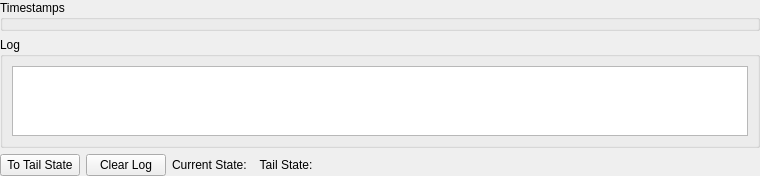
<ui version="4.0" >
 <class>VectorTimestampWidget</class>
 <widget class="QWidget" name="VectorTimestampWidget" >
  <property name="geometry" >
   <rect>
    <x>0</x>
    <y>0</y>
    <width>760</width>
    <height>172</height>
   </rect>
  </property>
  <layout class="QGridLayout" >
   <property name="leftMargin" >
    <number>0</number>
   </property>
   <property name="topMargin" >
    <number>0</number>
   </property>
   <property name="rightMargin" >
    <number>0</number>
   </property>
   <property name="bottomMargin" >
    <number>0</number>
   </property>
   <property name="horizontalSpacing" >
    <number>6</number>
   </property>
   <property name="verticalSpacing" >
    <number>6</number>
   </property>
   <item row="0" column="0" >
    <layout class="QVBoxLayout" >
     <property name="spacing" >
      <number>6</number>
     </property>
     <property name="leftMargin" >
      <number>0</number>
     </property>
     <property name="topMargin" >
      <number>0</number>
     </property>
     <property name="rightMargin" >
      <number>0</number>
     </property>
     <property name="bottomMargin" >
      <number>0</number>
     </property>
     <item>
      <widget class="QGroupBox" name="timestampsGroup" >
       <property name="sizePolicy" >
        <sizepolicy vsizetype="Expanding" hsizetype="Preferred" >
         <horstretch>0</horstretch>
         <verstretch>0</verstretch>
        </sizepolicy>
       </property>
       <property name="title" >
        <string>Timestamps</string>
       </property>
      </widget>
     </item>
     <item>
      <widget class="QGroupBox" name="groupBox_2" >
       <property name="title" >
        <string>Log</string>
       </property>
       <layout class="QGridLayout" >
        <property name="leftMargin" >
         <number>9</number>
        </property>
        <property name="topMargin" >
         <number>9</number>
        </property>
        <property name="rightMargin" >
         <number>9</number>
        </property>
        <property name="bottomMargin" >
         <number>9</number>
        </property>
        <property name="horizontalSpacing" >
         <number>6</number>
        </property>
        <property name="verticalSpacing" >
         <number>6</number>
        </property>
        <item row="0" column="0" >
         <widget class="QListView" name="log" >
          <property name="selectionMode" >
           <enum>QAbstractItemView::NoSelection</enum>
          </property>
          <property name="selectionBehavior" >
           <enum>QAbstractItemView::SelectRows</enum>
          </property>
          <property name="resizeMode" >
           <enum>QListView::Fixed</enum>
          </property>
          <property name="layoutMode" >
           <enum>QListView::Batched</enum>
          </property>
          <property name="batchSize" >
           <number>50</number>
          </property>
         </widget>
        </item>
       </layout>
      </widget>
     </item>
     <item>
      <layout class="QHBoxLayout" >
       <property name="spacing" >
        <number>6</number>
       </property>
       <property name="leftMargin" >
        <number>0</number>
       </property>
       <property name="topMargin" >
        <number>0</number>
       </property>
       <property name="rightMargin" >
        <number>0</number>
       </property>
       <property name="bottomMargin" >
        <number>0</number>
       </property>
       <item>
        <widget class="QPushButton" name="toTailTimestamp" >
         <property name="text" >
          <string>To Tail State</string>
         </property>
        </widget>
       </item>
       <item>
        <widget class="QPushButton" name="clearLog" >
         <property name="sizePolicy" >
          <sizepolicy vsizetype="Fixed" hsizetype="Minimum" >
           <horstretch>0</horstretch>
           <verstretch>0</verstretch>
          </sizepolicy>
         </property>
         <property name="text" >
          <string>Clear Log</string>
         </property>
        </widget>
       </item>
       <item>
        <widget class="QLabel" name="stateInfo" >
         <property name="text" >
          <string>Current State:    Tail State: </string>
         </property>
        </widget>
       </item>
       <item>
        <spacer>
         <property name="orientation" >
          <enum>Qt::Horizontal</enum>
         </property>
         <property name="sizeHint" >
          <size>
           <width>301</width>
           <height>20</height>
          </size>
         </property>
        </spacer>
       </item>
      </layout>
     </item>
    </layout>
   </item>
  </layout>
 </widget>
 <resources/>
 <connections/>
</ui>
